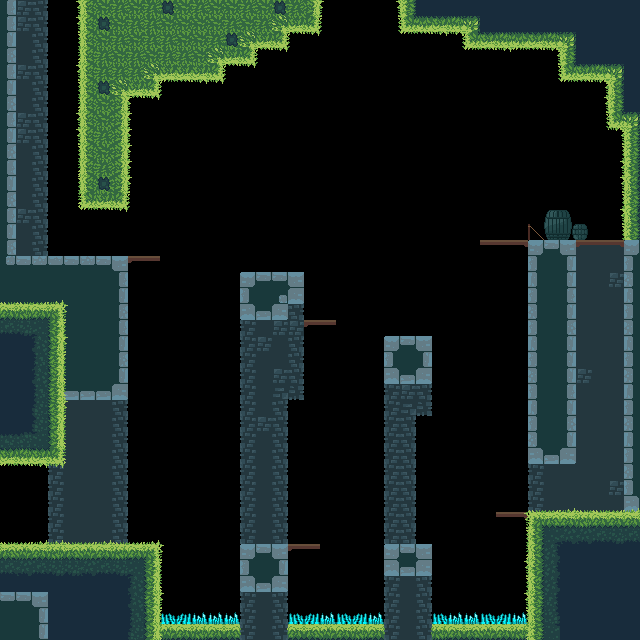

A 2D game scene composited from a Tiled map and its tileset images. What follows is a short description and the map's XML, with each tile layer's data collapsed to a summary:
An orthogonal 40x40 tile map with 16x16 px tiles, 6 tile layers (BackGroundGround, Background, Props, GroundTiles, ...) and 29 objects.

<map version="1.10" tiledversion="1.10.2" orientation="orthogonal" renderorder="right-down" width="40" height="40" tilewidth="16" tileheight="16" infinite="0" nextlayerid="11" nextobjectid="32">
 <tileset firstgid="1" name="VeryUglyGrassTiles" tilewidth="16" tileheight="16" tilecount="416" columns="26">
  <image source="../../VeryUglyGrassTiles.png" width="420" height="256" />
 </tileset>
 <layer id="10" name="BackGroundGround" width="40" height="40">
  <data>[1600 cells, 48 non-empty, 8 distinct tile ids]</data>
 </layer>
 <layer id="6" name="Background" width="40" height="40">
  <data>[1600 cells, 293 non-empty, 7 distinct tile ids]</data>
 </layer>
 <layer id="7" name="Props" width="40" height="40">
  <data>[1600 cells, 7 non-empty, 7 distinct tile ids]</data>
 </layer>
 <layer id="1" name="GroundTiles" width="40" height="40">
  <data>[1600 cells, 481 non-empty, 72 distinct tile ids]</data>
 </layer>
 <layer id="8" name="GrassGround" width="40" height="40">
  <data>[1600 cells, 54 non-empty, 6 distinct tile ids]</data>
 </layer>
 <layer id="9" name="GrassWalls" width="40" height="40">
  <data>[1600 cells, 65 non-empty, 6 distinct tile ids]</data>
 </layer>
 <objectgroup id="2" name="Ground">
  <object id="1" x="0" y="544" width="160" height="96" />
  <object id="2" x="0" y="256" width="64" height="208" />
  <object id="3" x="64" y="256" width="64" height="144" />
  <object id="4" x="0" y="0" width="16" height="256" />
  <object id="5" x="80" y="0" width="48" height="208" />
  <object id="6" x="128" y="0" width="32" height="96" />
  <object id="7" x="160" y="0" width="64" height="80" />
  <object id="8" x="224" y="0" width="32" height="64" />
  <object id="9" x="256" y="0" width="32" height="48" />
  <object id="10" x="288" y="0" width="32" height="32" />
  <object id="11" x="400" y="0" width="240" height="32" />
  <object id="12" x="464" y="32" width="176" height="16" />
  <object id="13" x="560" y="48" width="80" height="32" />
  <object id="14" x="608" y="80" width="32" height="48" />
  <object id="15" x="624" y="128" width="16" height="512" />
  <object id="17" x="528" y="512" width="96" height="128" />
  <object id="18" x="528" y="240" width="48" height="224" />
  <object id="20" x="384" y="336" width="48" height="48" />
  <object id="21" x="384" y="544" width="48" height="32" />
  <object id="22" x="240" y="544" width="48" height="48" />
  <object id="23" x="240" y="272" width="48" height="48" />
  <object id="24" x="288" y="272" width="16" height="32" />
 </objectgroup>
 <objectgroup id="3" name="Platform">
  <object id="25" x="288" y="544" width="32.0909" height="4.90909" />
  <object id="26" x="496" y="512" width="31.9091" height="4.90909" />
  <object id="27" x="576" y="240" width="48.0909" height="5" />
  <object id="28" x="480" y="240" width="47.9091" height="5" />
  <object id="29" x="304" y="320" width="32.125" height="4.875" />
  <object id="30" x="128" y="256" width="32" height="4.90909" />
 </objectgroup>
 <objectgroup id="4" name="Collectibles" />
 <objectgroup id="5" name="Spikes">
  <object id="31" x="160" y="611.75" width="368" height="12.25" />
 </objectgroup>
</map>
